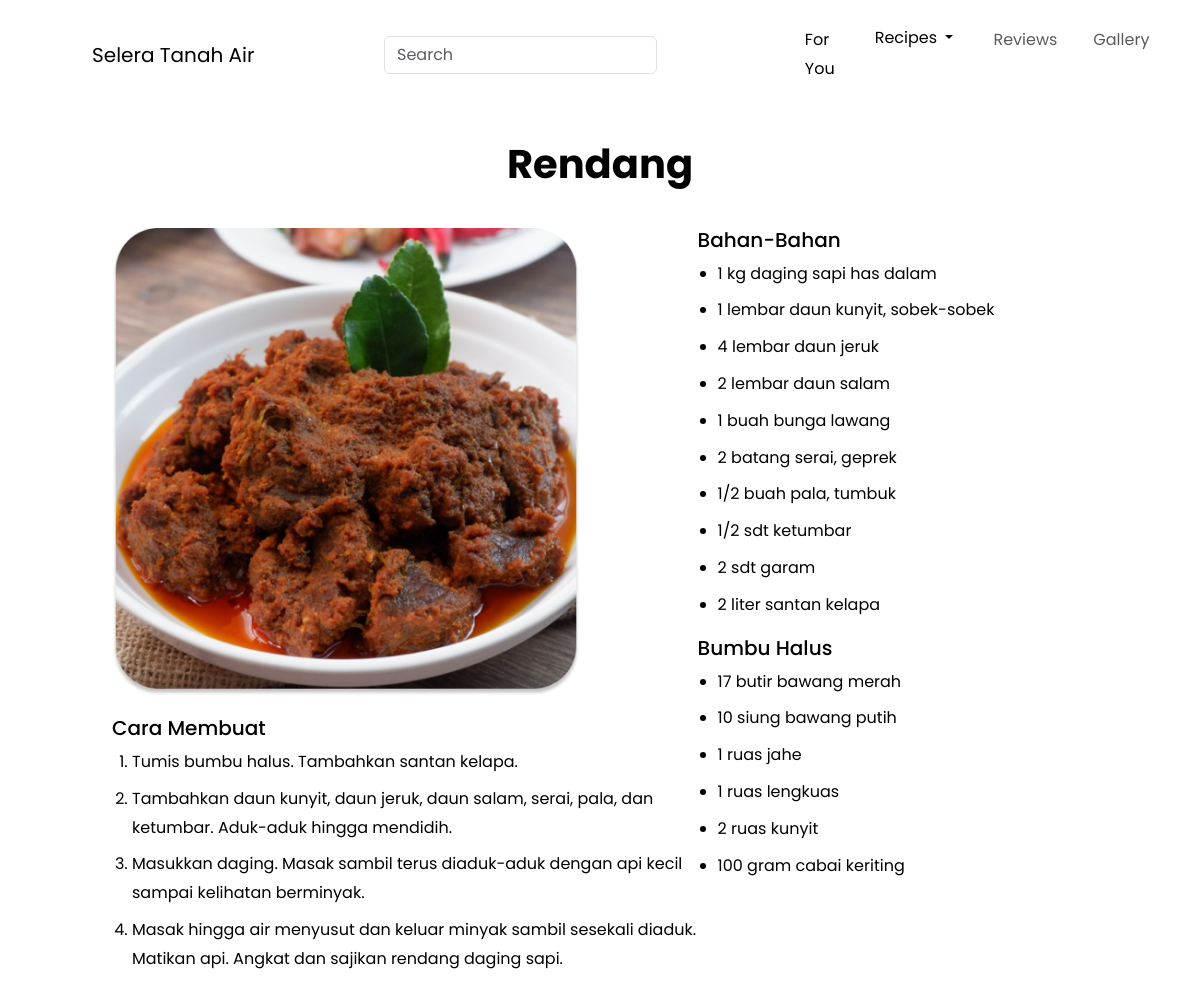
The page /recipes_details.php?id_recipes=13 on the database its author committed.
### tables this page shows
CREATE TABLE `recipes` (
  `id_recipes` int(15) NOT NULL,
  `menu` varchar(50) NOT NULL,
  `recipes` text NOT NULL,
  `cooking_steps` text NOT NULL,
  `province` varchar(100) NOT NULL,
  `image` varchar(50) NOT NULL
);

### recipes_details.php (the view, shortened to what this page needs)
<?php
    include('navbar.php');
    include('config.php');
    if (isset($_GET['s'])) {
        $s = $_GET['s'];
        $sql = "SELECT * FROM recipes WHERE menu = '$s'";
    } else {
        $id = $_GET['id_recipes'];
        $sql = "SELECT * FROM recipes WHERE id_recipes = $id";
    }
    $result = $connection->query($sql);
    if ($result->num_rows > 0) {
        $data = $result->fetch_assoc();
    } else {
        die("Resep tidak ditemukan.");
    }
?>
<!DOCTYPE html>
<html lang="en">
<head>
</head>
<body>
    <div class="container">
        <h1 class="title"><?php echo htmlspecialchars($data['menu']); ?></h1>
        <div class="content">
            <div class="right-column">
                <div class="image-container">
                     <img src="<?php echo htmlspecialchars($data['image']); ?>" alt="<?php echo htmlspecialchars($data['menu']); ?>" class="recipe-image">
                </div>
                <?php echo ($data['cooking_steps']); ?>
            </div>
            <div class="left-column">
             <?php echo ($data['recipes']); ?>
            </div>
        </div>
    </div>
</body>
</html>

### navbar.php (shortened to what this page needs)
<!DOCTYPE html>
<html lang="en">
<head>
    <link rel="stylesheet" href="index.css">
    <link href="https://cdn.jsdelivr.net/npm/bootstrap@5.3.3/dist/css/bootstrap.min.css" rel="stylesheet"
>
    <link href="https://cdn.jsdelivr.net/npm/bootstrap@5.3.3/dist/css/bootstrap.min.css" rel="stylesheet">
    <link href="https://getbootstrap.com/docs/5.3/assets/css/docs.css" rel="stylesheet">
</head>
<body class="isi">
    <nav class="navbar navbar-expand-lg" id="navbarr" style="background-color: #FFFFFF;">
        <div class="container-fluid">
            <a class="navbar-brand" href="index.php">Selera Tanah Air</a>
            <nav class="navbar search" id="navbar-search" style="background-color: none;">
                <div class="container-fluid">
                    <form class="d-flex" id="form-search" action="recipes_details.php" role="search">
                        <input class="form-control me-2" type="search" placeholder="Search" name="s" aria-label="Search">
                    </form>
                </div>
            </nav>
            <div class="collapse navbar-collapse" id="navbarNavDropdown">
                <ul class="navbar-nav" id="navbartext">
                    <li class="nav-item">
                        <a class="nav-link active" aria-current="page" href="index.php">For You</a>
                    </li>
                    <li class="nav-item">
                        <div class="dropdown" bis_skin_checked="1">
                            <a class="btn btn-secondary dropdown-toggle" id="btn-recipes" href="#" role="button"
                                data-bs-toggle="dropdown" aria-expanded="false">
                                Recipes
                            </a>
                        </div>
                    </li>
                    <li class="nav-item">
                        <a class="nav-link" href="reviews.php">Reviews</a>
                    </li>
                    <li class="nav-item">
                        <a class="nav-link" href="gallery.php">Gallery</a>
                    </li>
                </ul>
            </div>
        </div>
    </nav>
</body>
</html>

### index.css (style rules this page uses)
.isi { position: relative; margin: 10px 80px; color: #000000; font-family: "Poppins", sans-serif; font-weight: 400; font-style: normal; text-decoration: none; text-shadow: none; }
#navbarr { display: flex; align-items: center; justify-content: center; }
.navbar-brand { font-size: 20px; }
#navbar-search { margin-left: 10%; width: 30%; }
#form-search { width: 45em; }
#navbartext { padding-left: 110px; }
#navbartext li { margin: 0 10px; }
#btn-recipes { color: #000000; background: none; border: none; margin-top: 2px; }

### recipes_details.php (style rules this page uses)
* { margin: 0; padding: 0; box-sizing: border-box; }
body { font-family: "Poppins", sans-serif; }
.container { max-width: 100%; margin: 20px auto; overflow: hidden; }
.image-container { width: 80%; margin-bottom: 20px; }
.recipe-image { width: 100%; height: auto; object-fit: cover; }
.title { text-align: center; font-size: 2.5em; margin: 20px 0; font-weight: bold; }
.content { display: flex; justify-content: space-between; padding: 20px; }
.left-column { width: 40%; }
.right-column { width: 60%; }
ul, ol { padding-left: 20px; line-height: 1.8; }
ul li, ol li { margin-bottom: 8px; }

### rows shown on the page
recipes: menu "Rendang", image (picture), cooking_steps "Cara Membuat Tumis bumbu halus. Tambahkan santan kelapa. Tambahkan daun kunyit, daun jeruk, daun salam, serai, pala, dan ketumbar. Aduk-aduk hingga mendidih. Masukkan daging. Masak sambil terus diaduk-aduk dengan api kecil sampai kelihatan berminyak. Masak hingga air menyusut dan keluar minyak sambil sesekali diaduk. Matikan api. Angkat dan sajikan rendang daging sapi.", recipes "Bahan-Bahan 1 kg daging sapi has dalam 1 lembar daun kunyit, sobek-sobek 4 lembar daun jeruk 2 lembar daun salam 1 buah bunga lawang 2 batang serai, geprek 1/2 buah pala, tumbuk 1/2 sdt ketumbar 2 sdt garam 2 liter santan kelapa Bumbu Halus 17 butir bawang merah 10 siung bawang putih 1 ruas jahe 1 ruas lengkuas 2 ruas kunyit 100 gram cabai keriting"
